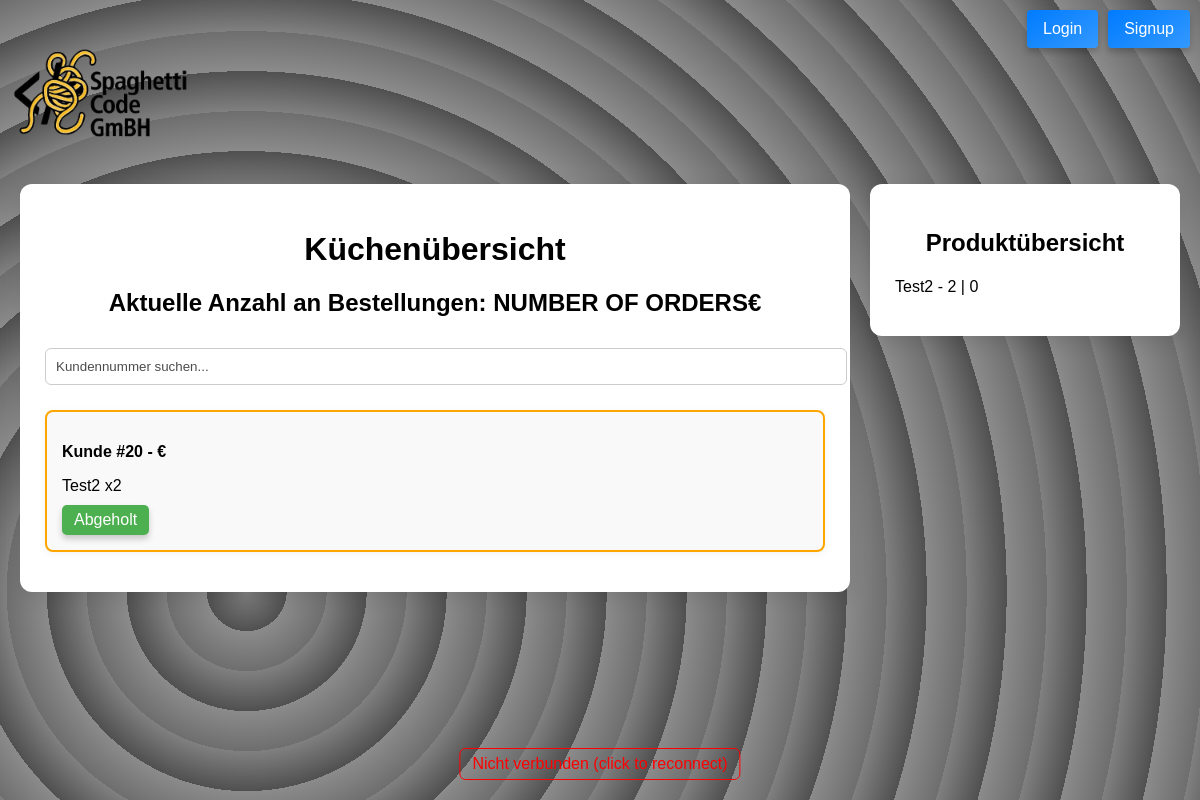
The page /kitchen/ on the database its author committed.
### main/models.py (models this page shows, shortened)
class Order(models.Model):
    customer = models.ForeignKey(Customers, on_delete=models.CASCADE)
    time = models.DateTimeField(auto_now_add=True)
    price = models.FloatField()
    payed = models.BooleanField(default=False)
    picked_up = models.BooleanField(default=False)
    products = models.ManyToManyField(Product, through='OrderItem')
    cupon = models.ForeignKey('Cupon', null=True, blank=True, on_delete=models.SET_NULL)

class Customers(models.Model):
    id = models.AutoField(primary_key=True)

class OrderItem(models.Model):
    order = models.ForeignKey(Order, on_delete=models.CASCADE)
    product = models.ForeignKey(Product, on_delete=models.CASCADE)
    quantity = models.IntegerField(default=1)
    price_at_order = models.FloatField(default=0)  # store price at the moment of ordering
    class Meta:
        unique_together = ('order', 'product')

class Product(models.Model):
    name = models.CharField(max_length=50)
    price = models.FloatField()
    happy_hour_price = models.FloatField()
    needs_kitchen = models.BooleanField(default=False)
    shop = models.ForeignKey("Shop", on_delete=models.CASCADE)

### main/views.py (the view)
# urls.py: path("kitchen/", kitchen_view, name="kitchen" ),
def kitchen_view(request):
    orders = Order.objects.filter(products__needs_kitchen=True, picked_up=False).distinct()
    return render(request, "kitchen.html", {"orders": orders})

### main/templates/kitchen.html (shortened to what this page needs)
{% extends "base.html" %}
{% block content %}
<div class="container" style="max-width: 1200px; display:flex; gap:20px; margin: 80px auto;">
    <div style="flex:3; background: #fff; padding: 25px; border-radius: 12px; box-shadow: 0 4px 20px rgba(0,0,0,0.1);">
        <h1 style="text-align:center; margin-bottom: 20px;">Küchenübersicht</h1>
        <h2 style="text-align:center; margin-bottom: 30px;">Aktuelle Anzahl an Bestellungen: <span id="income">NUMBER OF ORDERS</span>€</h2>
        <input type="number" id="order-search" placeholder="Kundennummer suchen..." style="width:100%; padding:10px; margin-bottom:25px; border-radius:6px; border:1px solid #ccc;">
        <div id="connection" style="position: fixed; bottom: 20px; left: 50%; transform: translateX(-50%); text-align: center;">
            <p id="connection-status" style="margin: 0; padding: 6px 12px; border-radius: 6px; cursor: pointer; color: red; border: 1px solid red;">
            </p>
        </div>
        <div id="orders" style="color:black">
            {% for order in orders %}
                <div class="order-card"
                     id="order-{{ order.id }}"
                     data-order-id="{{ order.id }}"
                     data-customer-id="{{ order.customer.id }}"
                     style="background:#f9f9f9; padding:15px; margin-bottom:15px; border-radius:8px;
                            box-shadow:0 2px 8px rgba(0,0,0,0.05);
                            border:2px solid {% if order.payed %}green{% else %}orange{% endif %};">
                    <p style="font-weight:bold; margin-bottom:8px;">Kunde #{{ order.customer.id }} - {{ order.total_price }}€</p>
                    <p style="margin-bottom:10px;">
                        {% for item in order.orderitem_set.all %}
                            {% if item.product.needs_kitchen %}
                                {{ item.product.name }} x{{ item.quantity }}{% if not forloop.last %}, {% endif %}
                            {% endif %}
                        {% endfor %}
                    </p>
                    <button class="display-pay-button" data-order-id="{{ order.id }}" style="padding:6px 12px; border:none; border-radius:5px; background:#4caf50; color:white; cursor:pointer;">Abgeholt</button>
                </div>
            {% endfor %}
        </div>
    </div>
    <div style="flex:1; background:#fff; padding:25px; border-radius:12px; box-shadow:0 4px 20px rgba(0,0,0,0.1); height:fit-content;">
        <h2 style="text-align:center; margin-bottom:20px;">Produktübersicht</h2>
        <div id="product-summary">
        </div>
    </div>
</div>
{% endblock content %}

### main/templates/base.html (style rules this page uses)
body, html { margin: 0; padding: 0; height: 100%; font-family: Arial, sans-serif; color: #f0f0f0; }
h1, h2, h3, h4, h5, h6 { margin-bottom: 20px; line-height: 1.2; text-align: center; }
p { margin-bottom: 15px; }
button, input[type="submit"] { background: linear-gradient(145deg, #007bff, #3399ff); color: #fff; border: none; padding: 10px 16px; cursor: pointer; border-radius: 4px; font-size: 16px; transition: all 0.3s ease; box-shadow: 0 4px 6px rgba(0,0,0,0.2); }

### rows shown on the page
Order: customer.id "20"
OrderItem: product.name "Test2", quantity "2"
